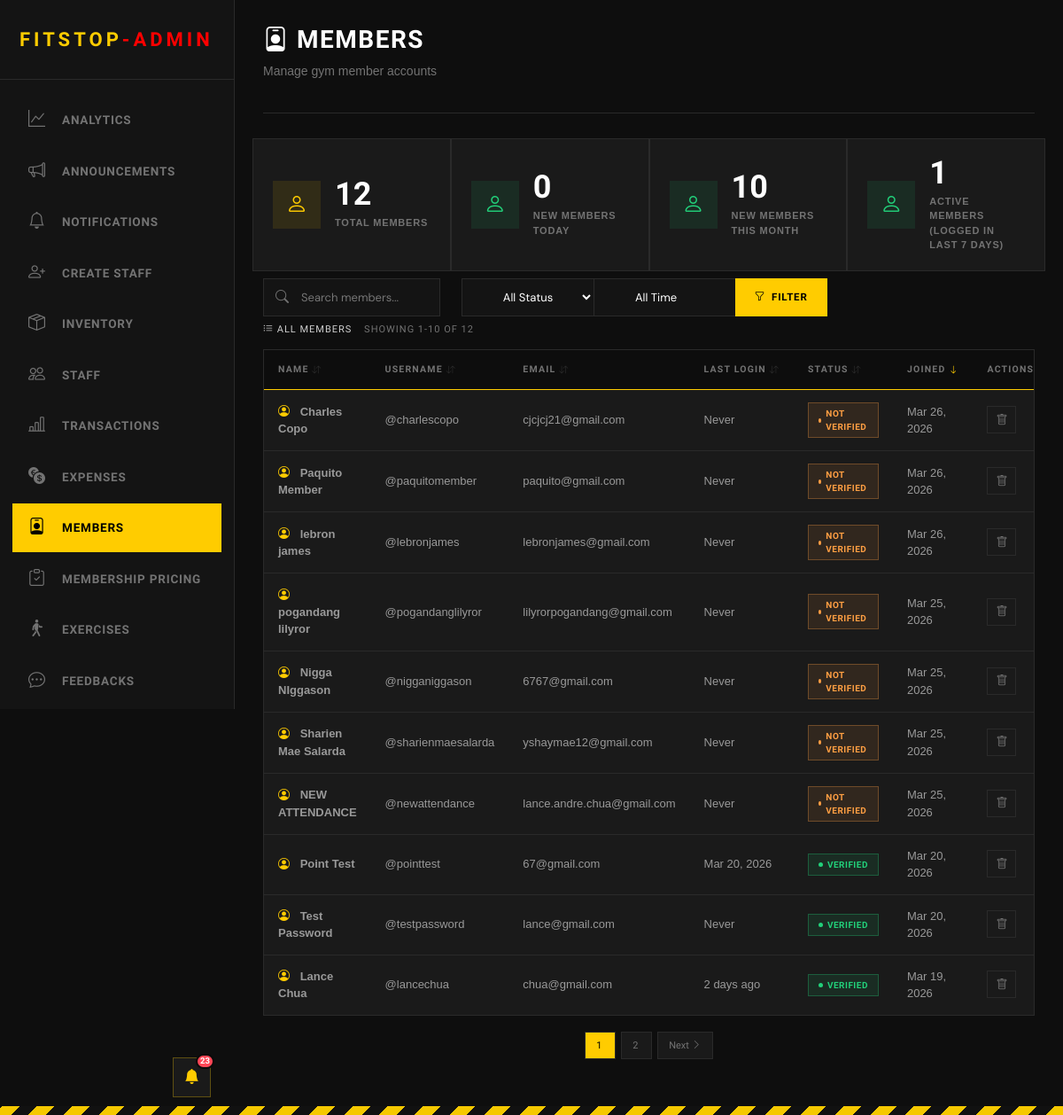
The app's page /admin/view_members.php (signed in) with its own data.
### tables this page shows
CREATE TABLE "users" (   id INTEGER PRIMARY KEY AUTOINCREMENT,   username VARCHAR(50) NOT NULL UNIQUE,   first_name VARCHAR(50) NOT NULL,   last_name VARCHAR(50) NOT NULL,   email VARCHAR(100) NOT NULL UNIQUE,   password VARCHAR(255) NOT NULL,   user_type VARCHAR(50),   verification_code VARCHAR(50) DEFAULT NULL,   verification_code_expiration TIMESTAMP DEFAULT NULL,   is_verified BOOLEAN DEFAULT FALSE,   profile_picture BLOB,   last_logged_in TIMESTAMP DEFAULT NULL,   created_at TIMESTAMP DEFAULT CURRENT_TIMESTAMP,   updated_at TIMESTAMP DEFAULT CURRENT_TIMESTAMP , "points" INTEGER NOT NULL DEFAULT 0, dpa_consent INTEGER NOT NULL DEFAULT 0, dpa_consent_at TIMESTAMP DEFAULT NULL, "address" VARCHAR(255));

### admin/view_members.php (the view, shortened to what this page needs)
<?php
include("../Login/connection.php");
$search = isset($_GET['search']) ? trim($_GET['search']) : '';
$status_filter = isset($_GET['status']) ? $_GET['status'] : '';
$time_filter = isset($_GET['time']) ? $_GET['time'] : '';
$sort_by = isset($_GET['sort']) ? $_GET['sort'] : 'created_at';
$sort_order = isset($_GET['order']) ? $_GET['order'] : 'DESC';
$records_per_page = 10;
$page = isset($_GET['page']) ? (int) $_GET['page'] : 1;
$offset = ($page - 1) * $records_per_page;
$sort_order = ($sort_order === 'ASC') ? 'ASC' : 'DESC';
$where_conditions = ["user_type = 'user'"];
$params = [];
$where_clause = "WHERE " . implode(" AND ", $where_conditions);
$total_query = $pdo->prepare("SELECT COUNT(*) as total FROM users $where_clause");
$total_query->execute($params);
$total_records = $total_query->fetch()['total'];
$total_pages = ceil($total_records / $records_per_page);
$query = "SELECT id, username, first_name, last_name, email, last_logged_in, is_verified, created_at
          FROM users
          $where_clause
          ORDER BY $sort_by $sort_order
          LIMIT :limit OFFSET :offset";
$stmt = $pdo->prepare($query);
$stmt->bindValue(':limit', $records_per_page, PDO::PARAM_INT);
$stmt->bindValue(':offset', $offset, PDO::PARAM_INT);
$stmt->execute();
$members = $stmt->fetchAll();
function timeAgo($datetime)
{
    if (!$datetime)
        return 'Never';
    $time = strtotime($datetime);
    $diff = time() - $time;
    if ($diff < 604800)
        return floor($diff / 86400) . ' days ago';
    return date('M d, Y', $time);
}
function getSortUrl($column, $current_sort, $current_order, $search, $status, $time, $page)
{
    $new_order = 'ASC';
    $params = "sort=$column&order=$new_order";
    return "?$params";
}
function getSortIcon($column, $current_sort, $current_order)
{
    if ($current_sort !== $column) {
        return '<i class="bi bi-arrow-down-up" style="opacity: 0.3; font-size: 10px;"></i>';
    }
    return $current_order === 'ASC'
        ? '<i class="bi bi-arrow-up" style="color: var(--hazard); font-size: 10px;"></i>'
        : '<i class="bi bi-arrow-down" style="color: var(--hazard); font-size: 10px;"></i>';
}
function getPaginationUrl($page_num, $search, $status, $time, $sort, $order)
{
    $params = "page=$page_num";
    return "?$params";
}
$stmt = $pdo->query("
    SELECT COUNT(*) as total FROM users WHERE user_type = 'user'AND DATE(created_at) = DATE('now')");
$new_today = $stmt->fetch()['total'];
$stmt = $pdo->query("
    SELECT COUNT(*) as total FROM users WHERE user_type = 'user'AND strftime('%Y-%m', created_at) = strftime('%Y-%m', 'now')
");
$new_month = $stmt->fetch()['total'];
$stmt = $pdo->query("
    SELECT COUNT(*) as total FROM users WHERE user_type = 'user'AND last_logged_in >= DATE('now', '-7 days')
");
$active_members = $stmt->fetch()['total'];
?>
<!DOCTYPE html>
<html>
<head>
    <link rel="stylesheet" href="https://cdn.jsdelivr.net/npm/bootstrap-icons@1.11.0/font/bootstrap-icons.css">
    <link href="https://cdn.jsdelivr.net/npm/bootstrap@5.3.8/dist/css/bootstrap.min.css" rel="stylesheet"
>
</head>
<body>
    <?php include('includes/header_admin.php') ?>
    <div class="main-content">
        <div class="topbar">
            <div class="topbar-left">
                <h1><i class="bi bi-person-badge"></i> Members</h1>
                <p>Manage gym member accounts</p>
            </div>
        </div>
        <div class="row reveal-left">
            <div class="stat-box col-sm-12 col-xl">
                <div class="stat-icon members">
                    <i class="bi bi-person"></i>
                </div>
                <div>
                    <div class="stat-value">
                        <?php echo number_format(isset($total_records) ? $total_records : 0, 0); ?>
                    </div>
                    <div class="stat-label">Total Members</div>
                </div>
            </div>
            <div class="stat-box col-sm-12 col-xl">
                <div class="stat-icon registrations">
                    <i class="bi bi-person"></i>
                </div>
                <div>
                    <div class="stat-value"><?php echo number_format(isset($new_today) ? $new_today : 0, 0); ?>
                    </div>
                    <div class="stat-label">New Members Today</div>
                </div>
            </div>
            <div class="stat-box col-sm-12 col-xl">
                <div class="stat-icon registrations">
                    <i class="bi bi-person"></i>
                </div>
                <div>
                    <div class="stat-value"><?php echo number_format(isset($new_month) ? $new_month : 0, 0); ?>
                    </div>
                    <div class="stat-label">New Members This Month</div>
                </div>
            </div>
            <div class="stat-box col-sm-12 col-xl">
                <div class="stat-icon registrations">
                    <i class="bi bi-person" style="color: var(--success);"></i>
                </div>
                <div>
                    <div class="stat-value">
                        <?php echo number_format(isset($active_members) ? $active_members : 0, 0); ?>
                    </div>
                    <div class="stat-label">Active Members (logged in last 7 days)</div>
                </div>
            </div>
        </div>
        <section>
            <form method="GET" class="reveal-right">
                <div class="row my-2">
                    <div class="col-sm-12 col-xl-3">
                        <div class="search-wrapper" style="flex: 2;">
                            <i class="bi bi-search search-icon"></i>
                            <input type="text" name="search" class="search-input" placeholder="Search members..."
                                maxlength="30" value="<?php echo htmlspecialchars($search); ?>"
                                style="min-width: 200px;">
                        </div>
                    </div>
                    <div class="col-sm-12 col-xl-2">
                        <select name="status" class="search-input" style="min-width: 150px;">
                            <option value="">All Status</option>
                        </select>
                    </div>
                    <div class="col-sm-12 col-xl-2">
                        <select name="time" class="search-input" style="min-width: 180px;">
                            <option value="">All Time</option>
                        </select>
                    </div>
                    <div class="col-sm-12 col-xl-2 d-flex justify-content-center">
                        <button type="submit" class="search-btn">
                            <i class="bi bi-funnel"></i> Filter
                        </button>
                    </div>
                    <div class="col-sm-12 col-xl-2 col-xl-offset-2 d-flex justify-content-center">
                    </div>
                </div>
            </form>
            <div style="margin-bottom: 16px;">
                <h2 style="margin: 0; border: none; padding: 0; font-size: 11px;">
                    <i class="bi bi-list-ul"></i> All Members
                    <span style="color: var(--text-muted); margin-left: 10px;">
                        Showing
                        <?php echo min($offset + 1, $total_records); ?>-<?php echo min($offset + $records_per_page, $total_records); ?>
                        of <?php echo $total_records; ?>
                    </span>
                </h2>
            </div>
            <div class="inventory-table">
                <table>
                    <thead>
                        <tr>
                            <th class="sortable-header"
                                onclick="window.location.href='<?php echo getSortUrl('first_name', $sort_by, $sort_order, $search, $status_filter, $time_filter, $page); ?>'">
                                Name <?php echo getSortIcon('first_name', $sort_by, $sort_order); ?>
                            </th>
                            <th class="sortable-header"
                                onclick="window.location.href='<?php echo getSortUrl('username', $sort_by, $sort_order, $search, $status_filter, $time_filter, $page); ?>'">
                                Username <?php echo getSortIcon('username', $sort_by, $sort_order); ?>
                            </th>
                            <th class="sortable-header"
                                onclick="window.location.href='<?php echo getSortUrl('email', $sort_by, $sort_order, $search, $status_filter, $time_filter, $page); ?>'">
                                Email <?php echo getSortIcon('email', $sort_by, $sort_order); ?>
                            </th>
                            <th class="sortable-header"
                                onclick="window.location.href='<?php echo getSortUrl('last_logged_in', $sort_by, $sort_order, $search, $status_filter, $time_filter, $page); ?>'">
                                Last Login <?php echo getSortIcon('last_logged_in', $sort_by, $sort_order); ?>
                            </th>
                            <th class="sortable-header"
                                onclick="window.location.href='<?php echo getSortUrl('is_verified', $sort_by, $sort_order, $search, $status_filter, $time_filter, $page); ?>'">
                                Status <?php echo getSortIcon('is_verified', $sort_by, $sort_order); ?>
                            </th>
                            <th class="sortable-header"
                                onclick="window.location.href='<?php echo getSortUrl('created_at', $sort_by, $sort_order, $search, $status_filter, $time_filter, $page); ?>'">
                                Joined <?php echo getSortIcon('created_at', $sort_by, $sort_order); ?>
                            </th>
                            <th>Actions</th>
                        </tr>
                    </thead>
                    <tbody>
                        <?php if (count($members) > 0): ?>
                            <?php foreach ($members as $member): ?>
                                <?php
                                $full_name = htmlspecialchars($member['first_name'] . ' ' . $member['last_name']);
                                $username = htmlspecialchars($member['username']);
                                $email = htmlspecialchars($member['email']);
                                $last_login = timeAgo($member['last_logged_in']);
                                $joined = date('M d, Y', strtotime($member['created_at']));
                                $status_badge = $member['is_verified']
                                    ? "<span class='status-badge active'>Verified</span>"
                                    : "<span class='status-badge maintenance'>Not Verified</span>";
                                ?>
                                <tr class="reveal">
                                    <td>
                                        <i class='bi bi-person-circle' style='color: var(--hazard); margin-right: 8px;'></i>
                                        <strong><?php echo $full_name; ?></strong>
                                    </td>
                                    <td>@<?php echo $username; ?></td>
                                    <td><?php echo $email; ?></td>
                                    <td><?php echo $last_login; ?></td>
                                    <td><?php echo $status_badge; ?></td>
                                    <td><?php echo $joined; ?></td>
                                    <td>
                                        <a href='delete_member.php?id=<?php echo $member['id']; ?>' class='btn-icon'
                                            onclick='return confirm("Are you sure you want to remove this member?")'>
                                            <i class='bi bi-trash'></i>
                                        </a>
                                    </td>
                                </tr>
                            <?php endforeach; ?>
                        <?php endif; ?>
                    </tbody>
                </table>
            </div>
            <?php if ($total_pages > 1): ?>
                <div style="margin-top: 20px; text-align: center;">
                    <?php for ($i = 1; $i <= $total_pages; $i++): ?>
                        <a href="<?php echo getPaginationUrl($i, $search, $status_filter, $time_filter, $sort_by, $sort_order); ?>"
                            style="padding: 8px 12px; margin: 0 3px; background: <?php echo ($i == $page) ? 'var(--hazard)' : 'var(--bg-card)'; ?>; color: <?php echo ($i == $page) ? '#000' : 'var(--text-muted)'; ?>; border: 1px solid var(--border); text-decoration: none; font-family: 'Chakra Petch', sans-serif; font-size: 11px;">
                            <?php echo $i; ?>
                        </a>
                    <?php endfor; ?>
                    <?php if ($page < $total_pages): ?>
                        <a href="<?php echo getPaginationUrl($page + 1, $search, $status_filter, $time_filter, $sort_by, $sort_order); ?>"
                            style="padding: 8px 12px; margin: 0 3px; background: var(--bg-card); color: var(--text-muted); border: 1px solid var(--border); text-decoration: none; font-family: 'Chakra Petch', sans-serif; font-size: 11px;">
                            Next <i class="bi bi-chevron-right"></i>
                        </a>
                    <?php endif; ?>
                </div>
            <?php endif; ?>
        </section>
    </div>
</body>
</html>

### records on screen
users: full_name "Charles Copo", username "charlescopo", email "cjcjcj21@gmail.com", last_logged_in "Never", is_verified "NOT VERIFIED", created_at "Mar 26, 2026"
users: full_name "Paquito Member", username "paquitomember", email "paquito@gmail.com", last_logged_in "Never", is_verified "NOT VERIFIED", created_at "Mar 26, 2026"
users: full_name "lebron james", username "lebronjames", email "lebronjames@gmail.com", last_logged_in "Never", is_verified "NOT VERIFIED", created_at "Mar 26, 2026"
users: full_name "pogandang lilyror", username "pogandanglilyror", email "lilyrorpogandang@gmail.com", last_logged_in "Never", is_verified "NOT VERIFIED", created_at "Mar 25, 2026"
users: full_name "Nigga NIggason", username "nigganiggason", email "6767@gmail.com", last_logged_in "Never", is_verified "NOT VERIFIED", created_at "Mar 25, 2026"
users: full_name "Sharien Mae Salarda", username "sharienmaesalarda", email "yshaymae12@gmail.com", last_logged_in "Never", is_verified "NOT VERIFIED", created_at "Mar 25, 2026"
users: full_name "NEW ATTENDANCE", username "newattendance", email "lance.andre.chua@gmail.com", last_logged_in "Never", is_verified "NOT VERIFIED", created_at "Mar 25, 2026"
users: full_name "Point Test", username "pointtest", email "67@gmail.com", last_logged_in "Mar 20, 2026", is_verified "VERIFIED", created_at "Mar 20, 2026"
users: full_name "Test Password", username "testpassword", email "lance@gmail.com", last_logged_in "Never", is_verified "VERIFIED", created_at "Mar 20, 2026"
users: full_name "Lance Chua", username "lancechua", email "chua@gmail.com", last_logged_in "2 days ago", is_verified "VERIFIED", created_at "Mar 19, 2026"

### other values on screen
$unread_count "23"
isset($total_records) ? $total_records : 0 "12"
isset($new_today) ? $new_today : 0 "0"
isset($new_month) ? $new_month : 0 "10"
isset($active_members) ? $active_members : 0 "1"
min($offset + 1, $total_records) "1"
min($offset + $records_per_page, $total_records) "10"
$total_records "12"
